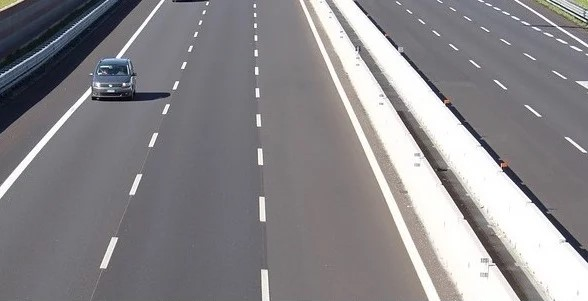
#> input picture hough_transform/line.png, 588 x 301 px
$ jupyter execute Hough_Transform_HoughLinesP.ipynb
#> lines starting #> are read from the running program, lines starting #| are printed output that depends on the picture; after the words box and inside, x2 and y2 are one past the last pixel; in counts of white or black regions, pixels touching at a corner belong together
# Probabilistic Hough Transform Line Detection (OpenCV)

Notebook ini mengikuti alur implementasi Hough Transform dari artikel Analytics Vidhya.

Pipeline:

Original Image
→ Grayscale
→ Canny Edge Detection
→ Probabilistic Hough Transform (`cv2.HoughLinesP`)
→ Draw Detected Lines

Output HoughLinesP:

\[
(x_1,y_1,x_2,y_2)
\]

yang merepresentasikan koordinat awal dan akhir segmen garis.

[cell 1]
import cv2
import numpy as np
import matplotlib.pyplot as plt

## 1. Load Image

[cell 2]
image_path = "line.png"

img = cv2.imread(image_path)
#> img is the input picture: shape (301, 588, 3); mean B, G, R 138.1, 135, 137.2

if img is None:
    raise FileNotFoundError(
        "Image tidak ditemukan. Pastikan file lane_hough.jpg tersedia."
    )

plt.figure(figsize=(8,5))
plt.imshow(cv2.cvtColor(img, cv2.COLOR_BGR2RGB))
plt.title("Original Image")
plt.axis("off");

## 2. Convert Image to Grayscale

Hough Transform bekerja berdasarkan edge, sehingga citra RGB/BGR dikonversi menjadi grayscale.

[cell 3]
gray = cv2.cvtColor(
    img,
    cv2.COLOR_BGR2GRAY
)

plt.figure(figsize=(8,5))
plt.imshow(gray, cmap="gray")
plt.title("Grayscale Image")
plt.axis("off");

## 3. Canny Edge Detection

Canny menghasilkan pixel edge yang menjadi input untuk Hough Transform.

[cell 4]
edges = cv2.Canny(
    gray,
    50,
    150
)
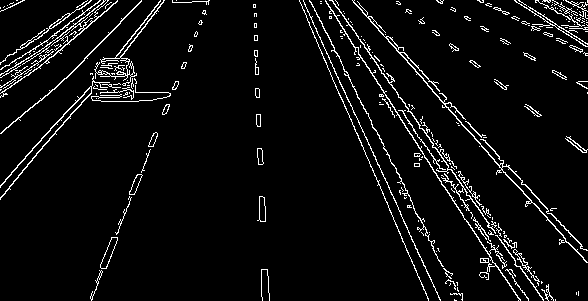
#> edges: shape (301, 588); 5.4% white in thin lines or dots

plt.figure(figsize=(8,5))
plt.imshow(edges, cmap="gray")
plt.title("Canny Edge")
plt.axis("off");

## 4. Probabilistic Hough Transform

Menggunakan:

`cv2.HoughLinesP()`

Parameter:

- threshold = jumlah vote minimum
- minLineLength = panjang minimum garis
- maxLineGap = jarak maksimum antar edge agar dianggap satu garis

Konfigurasi mengikuti contoh artikel:

- threshold = 68
- minLineLength = 15
- maxLineGap = 250

[cell 5]
lines = cv2.HoughLinesP(
    edges,
    rho=1,
    theta=np.pi/180,
    threshold=68,
    minLineLength=15,
    maxLineGap=250
)
#> lines = 45 rows, first 6: [332, 0, 522, 271], [340, 25, 518, 300], [353, 2, 587, 262], [416, 74, 585, 261], [309, 0, 462, 300], [362, 10, 586, 250]

if lines is None:
    print("Tidak ada garis ditemukan")
else:
    print("Jumlah garis:", len(lines))
#| Jumlah garis: 45

## 5. Extract Line Coordinates

Setiap garis memiliki format:

\[
[x_1,y_1,x_2,y_2]
\]

[cell 6]
if lines is not None:
    for i, line in enumerate(lines[:10]):
        x1, y1, x2, y2 = line.reshape(4)
        print(
            f"Line {i+1}:",
            (x1,y1),
            (x2,y2)
        )
#> this loop made 10 passes
#> (x1, y1, x2, y2) on passes 1 to 10: (332, 0, 522, 271), (340, 25, 518, 300), (353, 2, 587, 262), (416, 74, 585, 261), (309, 0, 462, 300), (362, 10, 586, 250), (0, 199, 160, 1), (326, 53, 440, 299), (0, 185, 154, 14), (335, 0, 553, 300)
#| Line 1: (332, 0) (522, 271)
#| Line 2: (340, 25) (518, 300)
#| Line 3: (353, 2) (587, 262)
#| Line 4: (416, 74) (585, 261)
#| Line 5: (309, 0) (462, 300)
#| Line 6: (362, 10) (586, 250)
#| Line 7: (0, 199) (160, 1)
#| Line 8: (326, 53) (440, 299)
#> (further printed lines are left out)

## 6. Draw Detected Lines

Garis hasil Hough digambar kembali pada citra asli.

[cell 7]
result = img.copy()

if lines is not None:
    for line in lines:
        x1, y1, x2, y2 = line.reshape(4)
        cv2.line(
            result,
            (x1, y1),
            (x2, y2),
            (0, 255, 0),
            3
        )
#> this loop made 45 passes
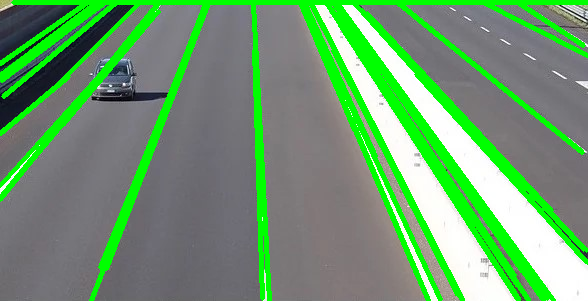
#> result: shape (301, 588, 3); 18.63% of pixels changed, all inside (x1, y1, x2, y2) = (0, 0, 588, 301)

plt.figure(figsize=(8,5))
plt.imshow(
    cv2.cvtColor(
        result,
        cv2.COLOR_BGR2RGB
    )
)

plt.title(
    "HoughLinesP Detection Result"
)

plt.axis("off");

## 7. Comparison Original vs Result

[cell 8]
plt.figure(figsize=(14,6))

plt.subplot(1,2,1)
plt.imshow(cv2.cvtColor(img, cv2.COLOR_BGR2RGB))
plt.title("Original")
plt.axis("off")

plt.subplot(1,2,2)
plt.imshow(cv2.cvtColor(result, cv2.COLOR_BGR2RGB))
plt.title("After Hough Transform")
plt.axis("off")

plt.show()
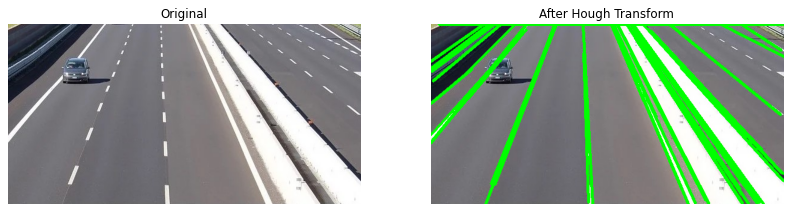
#> figure drawn by matplotlib, 2 panels
